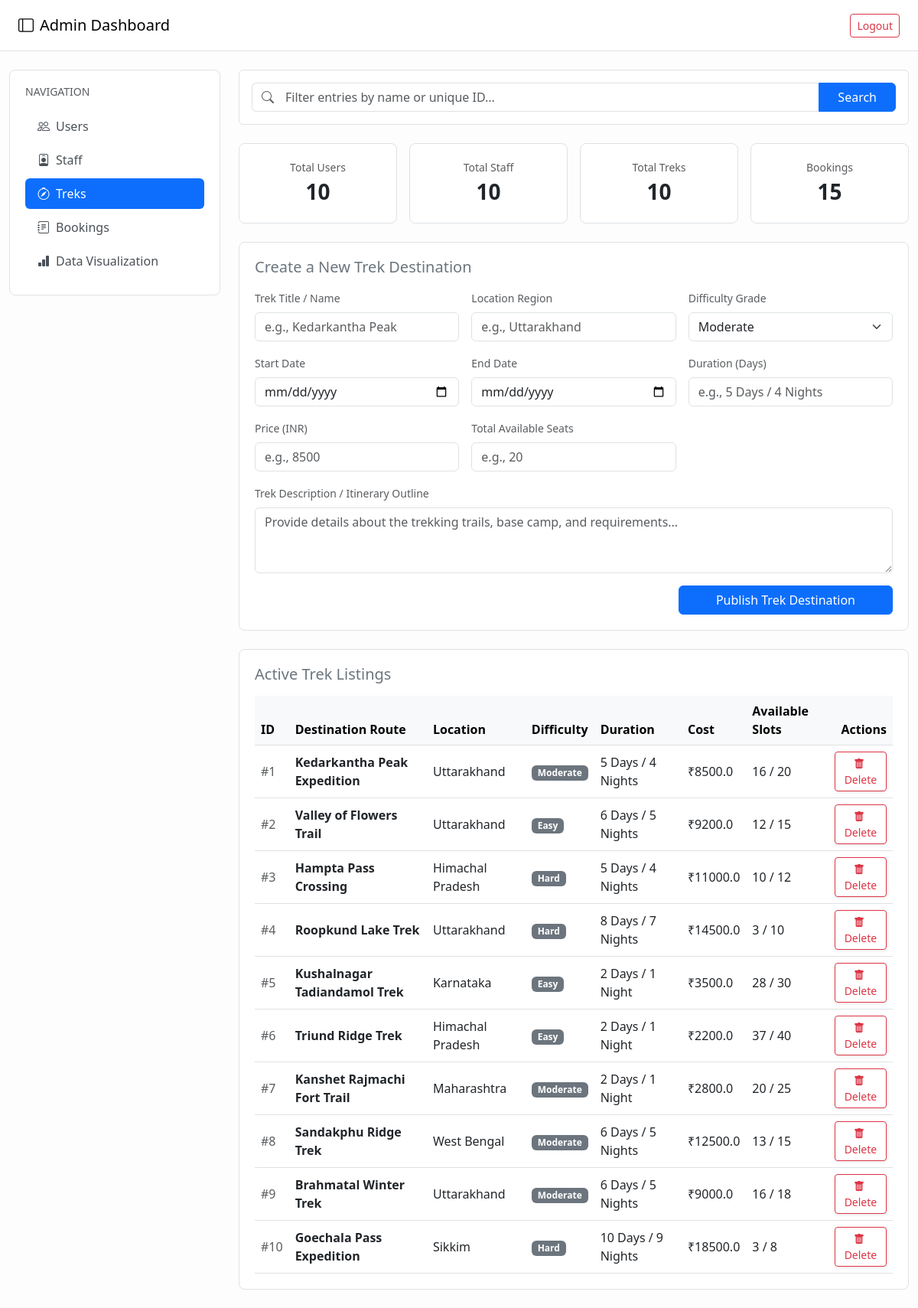
The page /admin/dashboard?tab=treks (signed in) on the database its author committed.
### models.py (models this page shows)
class Trek(db.Model):
    __tablename__ = 'treks'
    id = db.Column(db.Integer, primary_key=True)
    name = db.Column(db.String(50), nullable=False)
    location = db.Column(db.String(150), nullable=False)
    difficulty = db.Column(db.String(20), nullable=False)
    duration = db.Column(db.String(50), nullable=False)
    total_slots = db.Column(db.Integer, nullable=False)
    available_slots = db.Column(db.Integer, nullable=False)
    assigned_staff_id = db.Column(db.Integer, db.ForeignKey('users.id'), nullable=True)
    start_date = db.Column(db.Date, nullable=False)
    end_date = db.Column(db.Date, nullable=False)
    description = db.Column(db.Text, nullable=False)
    price = db.Column(db.Float, nullable=False)
    status = db.Column(db.String(20), nullable=False, default='Upcoming')
    bookings = db.relationship('Booking', backref='trek', lazy=True)

### app.py (the view)
@app.route('/admin/dashboard', methods=['GET'])
@login_required
def admin_dashboard():
    return admin_dashboard_handler()

### app.py (called while the page is built)
@login_manager.user_loader
def load_user(user_id):
    return User.query.get(int(user_id))

### templates/admin_dashboard.html (shortened to what this page needs)
<!DOCTYPE html>
<html lang="en">
<head>
    <link href="https://cdn.jsdelivr.net/npm/bootstrap@5.3.0/dist/css/bootstrap.min.css" rel="stylesheet">
    <link rel="stylesheet" href="https://cdn.jsdelivr.net/npm/bootstrap-icons@1.11.0/font/bootstrap-icons.css">
</head>
<body>
    <nav class="navbar navbar-light bg-white border-bottom px-4 py-3">
        <span class="navbar-brand mb-0 h5"><i class="bi bi-layout-sidebar me-2"></i>Admin Dashboard</span>
        <a href="/logout" class="btn btn-outline-danger btn-sm">Logout</a>
    </nav>
    <div class="container-fluid py-4">
        <div class="row g-4">
            <div class="col-md-3">
                <div class="bento-card">
                    <h6 class="text-muted small text-uppercase mb-3">Navigation</h6>
                    <div class="nav flex-column nav-pills" id="adminTab" role="tablist">
                        <a href="/admin/dashboard?tab=users"
                            class="nav-link {% if active_tab == 'users' %}active{% endif %} border-0">
                            <i class="bi bi-people me-2"></i>Users
                        </a>
                        <a href="/admin/dashboard?tab=staff"
                            class="nav-link {% if active_tab == 'staff' %}active{% endif %} border-0">
                            <i class="bi bi-person-badge me-2"></i>Staff
                        </a>
                        <a href="/admin/dashboard?tab=treks"
                            class="nav-link {% if active_tab == 'treks' %}active{% endif %} border-0">
                            <i class="bi bi-compass me-2"></i>Treks
                        </a>
                        <a href="/admin/dashboard?tab=bookings"
                            class="nav-link {% if active_tab == 'bookings' %}active{% endif %} border-0">
                            <i class="bi bi-journal-text me-2"></i>Bookings
                        </a>
                        <a href="/admin/dashboard?tab=analytics"
                            class="nav-link {% if active_tab == 'analytics' %}active{% endif %} border-0">
                            <i class="bi bi-bar-chart-fill me-2"></i>Data Visualization
                        </a>
                    </div>
                </div>
            </div>
            <div class="col-md-9">
                <div class="bg-white border rounded p-3 mb-4">
                    <form action="/admin/dashboard" method="GET" class="d-flex m-0">
                        <div class="input-group">
                            <span class="input-group-text bg-white border-end-0 text-muted">
                                <i class="bi bi-search"></i>
                            </span>
                            <input type="text" name="search" class="form-control border-start-0 ps-1"
                                placeholder="Filter entries by name or unique ID..."
                                value="{{ request.args.get('search', '') }}">
                            <button type="submit" class="btn btn-primary px-4">Search</button>
                        </div>
                    </form>
                </div>
                <div class="row g-3 mb-4">
                    <div class="col-6 col-md-3">
                        <div class="bento-card text-center">
                            <div class="text-muted small">Total Users</div>
                            <div class="fs-3 fw-bold text-dark">{{ stats.total_users }}</div>
                        </div>
                    </div>
                    <div class="col-6 col-md-3">
                        <div class="bento-card text-center">
                            <div class="text-muted small">Total Staff</div>
                            <div class="fs-3 fw-bold text-dark">{{ stats.total_staff }}</div>
                        </div>
                    </div>
                    <div class="col-6 col-md-3">
                        <div class="bento-card text-center">
                            <div class="text-muted small">Total Treks</div>
                            <div class="fs-3 fw-bold text-dark">{{ stats.total_treks }}</div>
                        </div>
                    </div>
                    <div class="col-6 col-md-3">
                        <div class="bento-card text-center">
                            <div class="text-muted small">Bookings</div>
                            <div class="fs-3 fw-bold text-dark">{{ stats.total_bookings }}</div>
                        </div>
                    </div>
                </div>
                <div class="tab-content" id="adminTabContent">
                    {% if active_tab == 'users' %}
                    <div class="tab-pane fade show active" id="users-pane" role="tabpanel">
                        <div class="bento-card">
                            <h5 class="mb-3 text-secondary">Users Directory</h5>
                            <table class="table align-middle mb-0">
                                <thead class="table-light">
                                    <tr>
                                        <th>ID</th>
                                        <th>Name</th>
                                        <th>Email</th>
                                        <th>Status</th>
                                        <th class="text-end">Action</th>
                                    </tr>
                                </thead>
                                <tbody>
                                    {% for user in users %}
                                    <tr>
                                        <td>#{{ user.id }}</td>
                                        <td><strong>{{ user.full_name }}</strong><br><small class="text-muted">@{{
                                                user.username }}</small></td>
                                        <td>{{ user.email }}</td>
                                        <td>
                                            <span
                                                class="badge {% if user.status == 'active' %}bg-success{% else %}bg-danger{% endif %} rounded-pill px-2.5">
                                                {{ user.status }}
                                            </span>
                                        </td>
                                        <td class="text-end">
                                            <form action="/admin/user/toggle/{{ user.id }}?tab={{ active_tab }}"
                                                method="POST" class="m-0">
                                                <button type="submit"
                                                    class="btn {% if user.status == 'active' %}btn-outline-danger{% else %}btn-outline-success{% endif %} btn-sm">
                                                    {% if user.status == 'active' %}Deactivate{% else %}Activate{% endif
                                                    %}
                                                </button>
                                            </form>
                                        </td>
                                    </tr>
                                    {% else %}
                                    <tr>
                                        <td colspan="5" class="text-center text-muted py-4">No users found matching
                                            parameters.</td>
                                    </tr>
                                    {% endfor %}
                                </tbody>
                            </table>
                        </div>
                    </div>
                    {% elif active_tab == 'staff' %}
                    {% include 'admin_dashboard_staff.html' %}
                    {% elif active_tab == 'treks' %}
                    {% include 'admin_dashboard_treks.html' %}
                    {% elif active_tab == 'bookings' %}
                    {% include 'admin_dashboard_bookings.html' %}
                    {% endif %}
                </div>
            </div>
        </div>
    </div>
</body>
</html>

### templates/admin_dashboard_treks.html (shortened to what this page needs)
<div>
    <div class="bento-card mb-4">
        <h5 class="mb-3 text-secondary">Create a New Trek Destination</h5>
        <form action="/admin/trek/add" method="POST">
            <div class="row g-3">
                <div class="col-md-4">
                    <label class="form-label small text-muted">Trek Title / Name</label>
                    <input type="text" name="name" class="form-control" placeholder="e.g., Kedarkantha Peak" required>
                </div>
                <div class="col-md-4">
                    <label class="form-label small text-muted">Location Region</label>
                    <input type="text" name="location" class="form-control" placeholder="e.g., Uttarakhand" required>
                </div>
                <div class="col-md-4">
                    <label class="form-label small text-muted">Difficulty Grade</label>
                    <select name="difficulty" class="form-select">
                        <option value="Moderate" selected>Moderate</option>
                    </select>
                </div>
                <div class="col-md-4">
                    <label class="form-label small text-muted">Start Date</label>
                    <input type="date" name="start_date" class="form-control" required>
                </div>
                <div class="col-md-4">
                    <label class="form-label small text-muted">End Date</label>
                    <input type="date" name="end_date" class="form-control" required>
                </div>
                <div class="col-md-4">
                    <label class="form-label small text-muted">Duration (Days)</label>
                    <input type="text" name="duration" class="form-control" placeholder="e.g., 5 Days / 4 Nights"
                        required>
                </div>
                <div class="col-md-4">
                    <label class="form-label small text-muted">Price (INR)</label>
                    <input type="number" name="price" class="form-control" placeholder="e.g., 8500" required>
                </div>
                <div class="col-md-4">
                    <label class="form-label small text-muted">Total Available Seats</label>
                    <input type="number" name="total_slots" class="form-control" placeholder="e.g., 20" required>
                </div>
                <div class="col-12">
                    <label class="form-label small text-muted">Trek Description / Itinerary
                        Outline</label>
                    <textarea name="description" class="form-control" rows="3"
                        placeholder="Provide details about the trekking trails, base camp, and requirements..."
                        required></textarea>
                </div>
                <div class="col-12 text-end mt-3">
                    <button type="submit" class="btn btn-primary px-5">Publish Trek
                        Destination</button>
                </div>
            </div>
        </form>
    </div>
    <div class="bento-card">
        <h5 class="mb-3 text-secondary">Active Trek Listings</h5>
        <table class="table align-middle mb-0">
            <thead class="table-light">
                <tr>
                    <th>ID</th>
                    <th>Destination Route</th>
                    <th>Location</th>
                    <th>Difficulty</th>
                    <th>Duration</th>
                    <th>Cost</th>
                    <th>Available Slots</th>
                    <th class="text-end">Actions</th>
                </tr>
            </thead>
            <tbody>
                {% for trek in treks %}
                <tr>
                    <td class="text-muted">#{{ trek.id }}</td>
                    <td><strong>{{ trek.name }}</strong></td>
                    <td>{{ trek.location }}</td>
                    <td><span class="badge bg-secondary">{{ trek.difficulty }}</span></td>
                    <td>{{ trek.duration }}</td>
                    <td>₹{{ trek.price }}</td>
                    <td>{{ trek.available_slots }} / {{ trek.total_slots }}</td>
                    <td class="text-end">
                        <form action="/admin/trek/delete/{{ trek.id }}" method="POST" class="d-inline"
                            onsubmit="return confirm('Are you sure you want to delete {{ trek.title }}? This action cannot be undone.');">
                            <button type="submit" class="btn btn-sm btn-outline-danger shadow-sm py-1 px-2">
                                <i class="bi bi-trash-fill me-1"></i>Delete
                            </button>
                        </form>
                    </td>
                </tr>
                {% else %}
                <tr>
                    <td colspan="7" class="text-center text-muted py-4">No trek destinations
                        registered yet. Use the form above to add one!</td>
                </tr>
                {% endfor %}
            </tbody>
        </table>
    </div>
</div>

### templates/admin_dashboard.html (style rules this page uses)
body { background-color: #fdfdfd; font-family: system-ui, -apple-system, sans-serif; }
.bento-card { background: #ffffff; border: 1px solid #dee2e6; border-radius: 8px; padding: 1.25rem; }
.nav-pills .nav-link { color: #495057; border-radius: 6px; margin-bottom: 4px; text-align: left; }
.nav-pills .nav-link.active { background-color: #0d6efd !important; color: #ffffff !important; }

### rows shown on the page
Trek: id "1", name "Kedarkantha Peak Expedition", location "Uttarakhand", difficulty "Moderate", duration "5 Days / 4 Nights", price "8500.0", available_slots "16", total_slots "20"
Trek: id "2", name "Valley of Flowers Trail", location "Uttarakhand", difficulty "Easy", duration "6 Days / 5 Nights", price "9200.0", available_slots "12", total_slots "15"
Trek: id "3", name "Hampta Pass Crossing", location "Himachal Pradesh", difficulty "Hard", duration "5 Days / 4 Nights", price "11000.0", available_slots "10", total_slots "12"
Trek: id "4", name "Roopkund Lake Trek", location "Uttarakhand", difficulty "Hard", duration "8 Days / 7 Nights", price "14500.0", available_slots "3", total_slots "10"
Trek: id "5", name "Kushalnagar Tadiandamol Trek", location "Karnataka", difficulty "Easy", duration "2 Days / 1 Night", price "3500.0", available_slots "28", total_slots "30"
Trek: id "6", name "Triund Ridge Trek", location "Himachal Pradesh", difficulty "Easy", duration "2 Days / 1 Night", price "2200.0", available_slots "37", total_slots "40"
Trek: id "7", name "Kanshet Rajmachi Fort Trail", location "Maharashtra", difficulty "Moderate", duration "2 Days / 1 Night", price "2800.0", available_slots "20", total_slots "25"
Trek: id "8", name "Sandakphu Ridge Trek", location "West Bengal", difficulty "Moderate", duration "6 Days / 5 Nights", price "12500.0", available_slots "13", total_slots "15"
Trek: id "9", name "Brahmatal Winter Trek", location "Uttarakhand", difficulty "Moderate", duration "6 Days / 5 Nights", price "9000.0", available_slots "16", total_slots "18"
Trek: id "10", name "Goechala Pass Expedition", location "Sikkim", difficulty "Hard", duration "10 Days / 9 Nights", price "18500.0", available_slots "3", total_slots "8"

### other values the page prints
{{ stats.total_users }} "10"
{{ stats.total_staff }} "10"
{{ stats.total_treks }} "10"
{{ stats.total_bookings }} "15"
